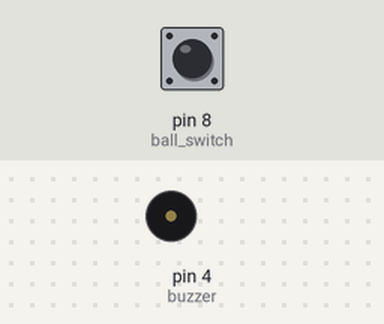
The sketch below on a simulated Arduino Uno, built with avr-gcc and run on an emulated ATmega328P. Shown: buzzer (waves = sounding, pin HIGH). The test bench sets the inputs (shaded band); at power-on: pin 8 (ball_switch) HIGH.

Above: at 0.3 s.
Timing chart, 0 to 1.8 s (numbered marks = the images above):
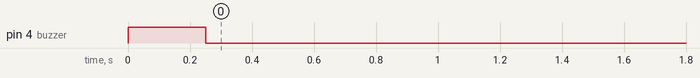

The sketch:

tower_hit.ino.ino
```cpp
/*****************************************/
// Pin definitions
const int ball_switch = 8;   // Ball switch input
const int buzzer = 4;        // Active buzzer output

// Timing variables
unsigned long alarmStartTime = 0;  // Time when alarm started
const unsigned long alarmDuration = 250; // Alarm duration in milliseconds

void setup() {
  pinMode(buzzer, OUTPUT);         // Set buzzer as output
  pinMode(ball_switch, INPUT);     // Set ball switch as input
  digitalWrite(ball_switch, HIGH); // Enable internal pull-up resistor
}

void loop() {
  int digitalVal = digitalRead(ball_switch); // Read ball switch state

  // If ball switch is triggered (LOW)
  if (digitalVal == LOW) {
    alarmStartTime = millis();   // Start the alarm
  }

  // Keep buzzer on for the duration after last trigger
  if (millis() - alarmStartTime < alarmDuration) {
    digitalWrite(buzzer, HIGH);  // Buzzer ON
  } else {
    digitalWrite(buzzer, LOW);   // Buzzer OFF
  }
}
```

Measured:
- by itself, pin 4 (buzzer): LOW → HIGH at 0.00 s, → LOW 0.25 s later
